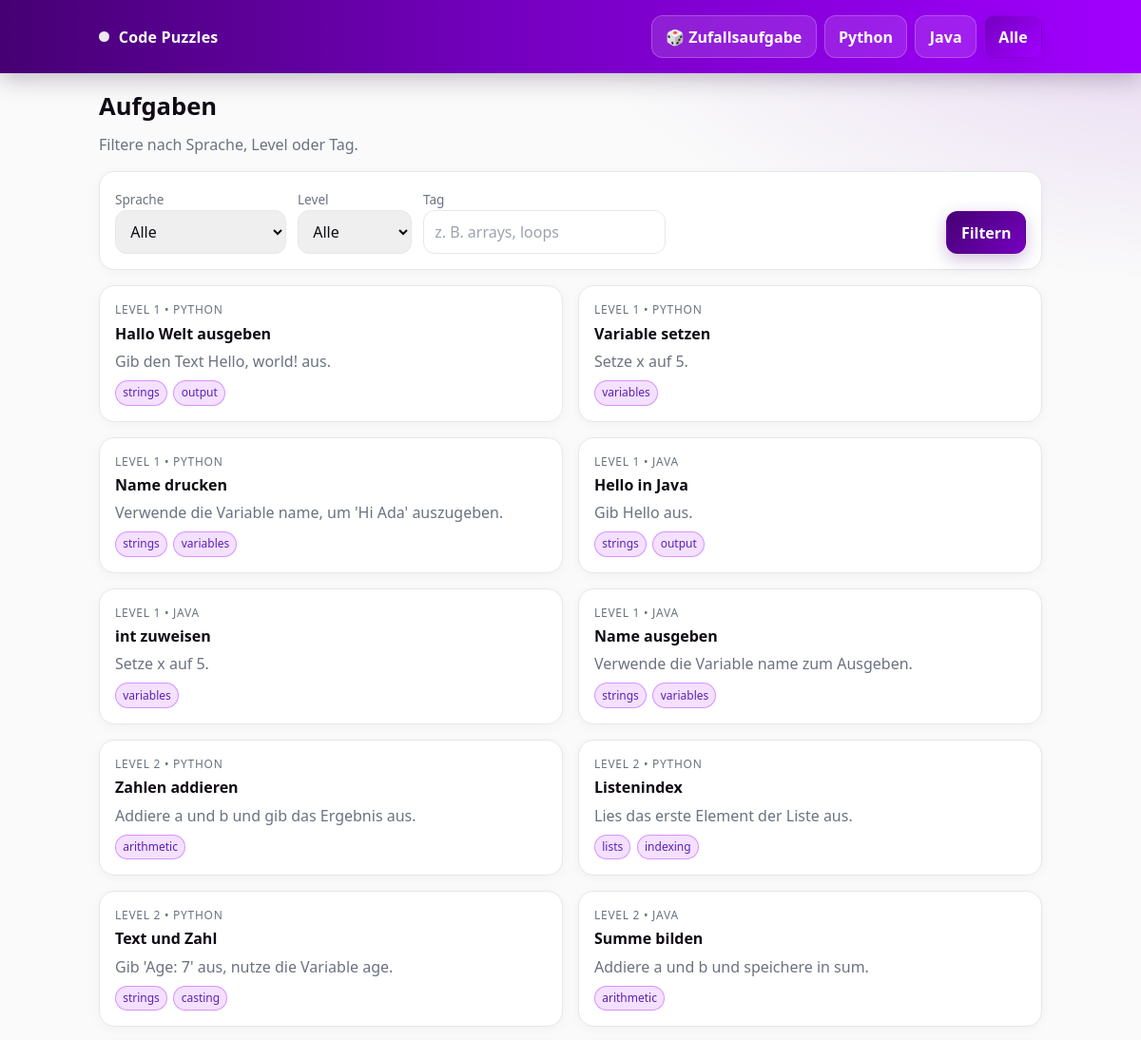
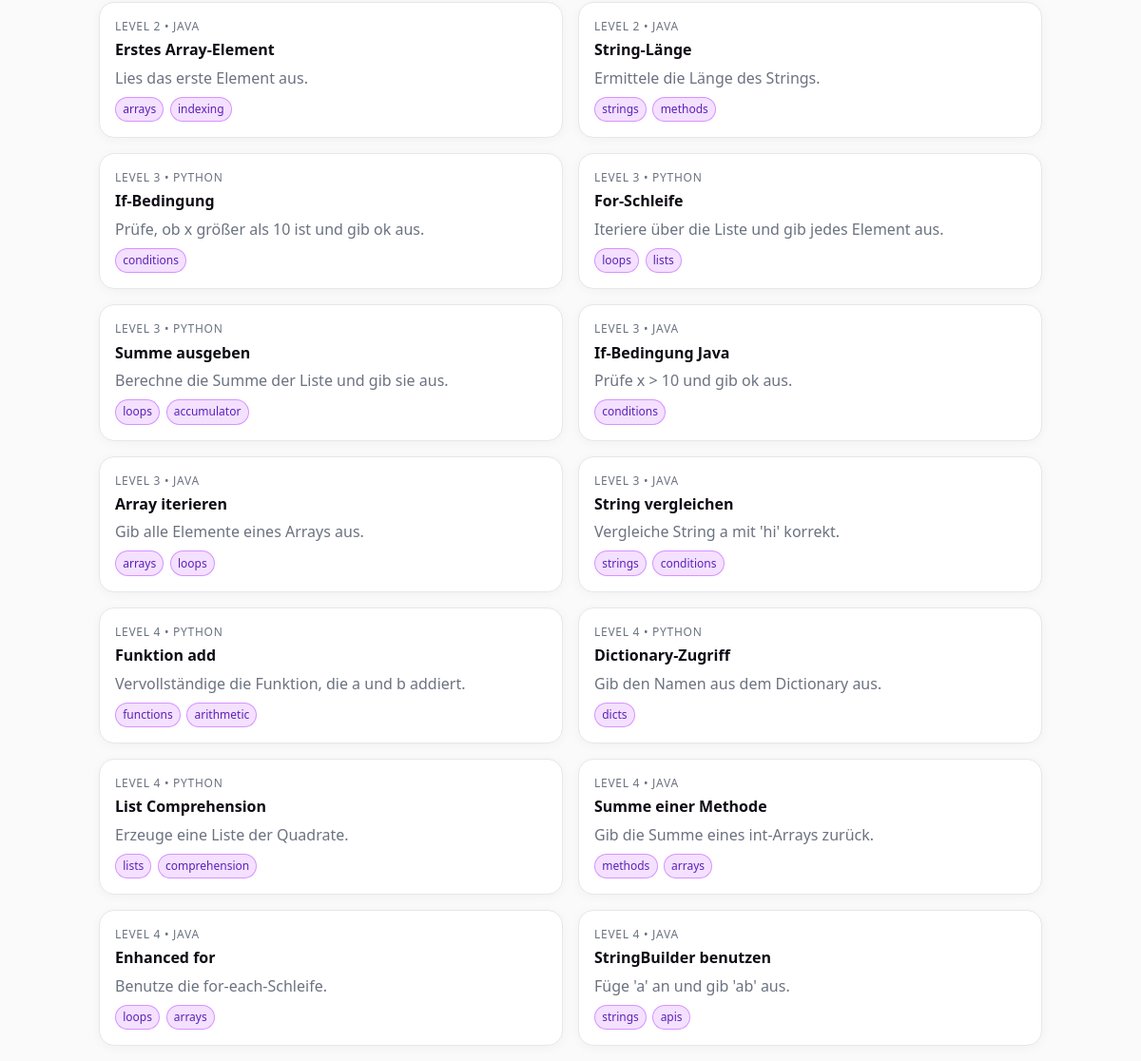
The page / on the database its author committed (2 pictures, top to bottom).
### models.py (models this page shows)
class Snippet(db.Model):
    __tablename__ = "snippets"
    id = db.Column(db.Integer, primary_key=True)
    title = db.Column(db.String(160), nullable=False)
    language = db.Column(db.String(16), nullable=False)  # "python" | "java"
    level = db.Column(db.Integer, nullable=False)         # 1..4
    prompt = db.Column(db.Text, nullable=False)
    code_template = db.Column(db.Text, nullable=False)    # mit {{1}}, {{2}} ...
    solution = db.Column(JSON, nullable=False)            # z. B. ["x", "print(\"ok\")"]
    accepted = db.Column(JSON, nullable=True)             # optionale Alternativen pro Lücke: [ ["x"], ["print('ok')","re:^print\\(.+\\)$"] ]
    blocks = db.Column(JSON, nullable=True)               # Bausteine (Buttons)
    tips = db.Column(JSON, nullable=True)                 # Hinweise
    tags = db.Column(JSON, nullable=True)                 # ["strings","loops"]
    __table_args__ = (
        CheckConstraint("level >= 1 AND level <= 4", name="level_range"),
    )

### app.py (the view)
    @app.route("/")
    def index():
        lang = request.args.get("language")
        level = request.args.get("level", type=int)
        tag = request.args.get("tag")
        q = Snippet.query
        if lang:
            q = q.filter_by(language=lang)
        if level:
            q = q.filter_by(level=level)
        if tag:
            q = q.filter(Snippet.tags.like(f'%"{tag}"%'))
        snippets = q.order_by(Snippet.level.asc(), Snippet.id.asc()).all()
        return render_template("index.html", snippets=snippets, lang=lang, level=level, tag=tag)

### templates/index.html (shortened to what this page needs)
{% extends "base.html" %}
{% block content %}
<h1 style="font-size:1.6rem; font-weight:700; margin-bottom:.5rem;">Aufgaben</h1>
<p class="text-muted" style="margin-bottom:1rem;">Filtere nach Sprache, Level oder Tag.</p>
<form method="get" class="card" style="display:flex; gap:.75rem; flex-wrap:wrap; align-items:flex-end; margin-bottom:1rem;">
  <div>
    <label class="text-muted" style="font-size:.85rem;">Sprache</label><br>
    <select name="language" class="field" style="min-width:180px">
      <option value="">Alle</option>
    </select>
  </div>
  <div>
    <label class="text-muted" style="font-size:.85rem;">Level</label><br>
    <select name="level" class="field" style="min-width:120px">
      <option value="">Alle</option>
    </select>
  </div>
  <div>
    <label class="text-muted" style="font-size:.85rem;">Tag</label><br>
    <input name="tag" value="{{ tag or '' }}" class="field" placeholder="z. B. arrays, loops" style="min-width:220px"/>
  </div>
  <div style="margin-left:auto">
    <button class="btn btn-dark" type="submit">Filtern</button>
  </div>
</form>
<div class="grid grid-2">
  {% for s in snippets %}
  <a href="{{ url_for('snippet_view', sid=s.id) }}" class="card" style="text-decoration:none;color:inherit;">
    <div class="text-muted" style="font-size:.75rem; text-transform:uppercase; letter-spacing:.06em;">
      Level {{ s.level }} • {{ s.language|capitalize }}
    </div>
    <div style="font-weight:700; margin-top:.2rem;">{{ s.title }}</div>
    <p class="text-muted line-clamp-2" style="margin-top:.35rem;">{{ s.prompt }}</p>
    {% if s.tags %}
      <div style="margin-top:.5rem; display:flex; gap:.4rem; flex-wrap:wrap;">
        {% for t in s.tags %}
          <span class="tag">{{ t }}</span>
        {% endfor %}
      </div>
    {% endif %}
  </a>
  {% else %}
  <p>Keine Aufgaben gefunden.</p>
  {% endfor %}
</div>
{% endblock %}

### templates/base.html (shortened to what this page needs)
<!doctype html>
<html lang="de">
<head>
  <script src="https://cdn.tailwindcss.com"></script>
  <link rel="stylesheet" href="{{ url_for('static', filename='styles.css') }}">
</head>
<body>
  <header class="site-header">
    <div class="container" style="display:flex;align-items:center;justify-content:space-between;gap:1rem;">
      <a href="{{ url_for('index') }}" class="brand">
        <span class="dot"></span> <span>Code Puzzles</span>
      </a>
      <nav style="display:flex;gap:.5rem;flex-wrap:wrap;">
        <a class="btn btn-ghost" href="{{ url_for('random_snippet') }}">🎲 Zufallsaufgabe</a>
        <a class="btn btn-ghost" href="{{ url_for('index') }}?language=python">Python</a>
        <a class="btn btn-ghost" href="{{ url_for('index') }}?language=java">Java</a>
        <a class="btn btn-primary" href="{{ url_for('index') }}">Alle</a>
      </nav>
    </div>
  </header>
  <main class="container">
    {% block content %}{% endblock %}
  </main>
</body>
</html>

### static/styles.css (style rules this page uses)
:root { --c-dark:#460073; --c-mid:#7500C0; --c-light:#A100FF; --c-text:#0f0b14; --c-muted:#6b7280; --c-border:#e5e7eb; --c-white:#ffffff; --shadow:0 10px 25px rgba(161,0,255,0.15); }
* { box-sizing:border-box }
html,body { height:100% }
body { font-family: ui-sans-serif, system-ui, -apple-system, Segoe UI, Roboto, Inter, Helvetica, Arial, "Apple Color Emoji","Segoe UI Emoji"; color: var(--c-text); background: radial-gradient(1200px 500px at 10% -20%, rgba(70,0,115,.15), transparent 60%), radial-gradient(1200px 500px at 110% 0%, rgba(117,0,192,.15), transparent 60%), #fafafa; margin:0; }
.site-header { background: linear-gradient(90deg, var(--c-dark), var(--c-mid) 45%, var(--c-light)); color: var(--c-white); box-shadow: 0 6px 24px rgba(26,0,38,.25); }
.site-header a { color: var(--c-white); text-decoration:none; }
.brand { font-weight:700; letter-spacing:.2px; display:inline-flex; align-items:center; gap:.6rem; }
.brand .dot { width:.7rem; height:.7rem; border-radius:999px; display:inline-block; background:var(--c-white); opacity:.9; }
.container { max-width: 1100px; margin: 0 auto; padding: 1rem; }
.grid { display:grid; gap:1rem; }
.grid-2 { grid-template-columns: repeat(2, minmax(0,1fr)); }
.card { background: var(--c-white); border: 1px solid var(--c-border); border-radius: 16px; padding: 1rem; box-shadow: 0 2px 12px rgba(17,24,39,.04); transition: transform .18s ease, box-shadow .18s ease, border-color .18s ease; }
.btn { display:inline-flex; align-items:center; gap:.5rem; padding:.6rem .9rem; border-radius:12px; border:1px solid transparent; font-weight:600; cursor:pointer; text-decoration:none; transition: transform .12s ease, box-shadow .12s ease, background .12s ease, border-color .12s ease; }
.btn-primary { color:#fff; background: linear-gradient(135deg, var(--c-mid), var(--c-light)); box-shadow: 0 6px 18px rgba(117,0,192,.28); }
.btn-ghost { color: #fff; background: rgba(255,255,255,.12); border-color: rgba(255,255,255,.22); }
.btn-dark { color:#fff; background: linear-gradient(135deg, var(--c-dark), var(--c-mid)); box-shadow: 0 6px 18px rgba(70,0,115,.25); }
.field { width:100%; border:1px solid var(--c-border); border-radius:12px; padding:.65rem .7rem; font-size:16px; outline:none; transition: border-color .12s ease, box-shadow .12s ease; }
.tag { display:inline-block; font-size:.75rem; color:#5b21b6; background: rgba(161,0,255,.12); border:1px solid rgba(161,0,255,.35); padding:.2rem .45rem; border-radius:999px; }
.text-muted { color: var(--c-muted); }
.line-clamp-2 { display:-webkit-box; -webkit-line-clamp:2; -webkit-box-orient: vertical; overflow: hidden; }

### rows shown on the page
Snippet: level "1", language "PYTHON", title "Hallo Welt ausgeben", prompt "Gib den Text Hello, world! aus.", tags "strings" "output"
Snippet: level "1", language "PYTHON", title "Variable setzen", prompt "Setze x auf 5.", tags "variables"
Snippet: level "1", language "PYTHON", title "Name drucken", prompt "Verwende die Variable name, um 'Hi Ada' auszugeben.", tags "strings" "variables"
Snippet: level "1", language "JAVA", title "Hello in Java", prompt "Gib Hello aus.", tags "strings" "output"
Snippet: level "1", language "JAVA", title "int zuweisen", prompt "Setze x auf 5.", tags "variables"
Snippet: level "1", language "JAVA", title "Name ausgeben", prompt "Verwende die Variable name zum Ausgeben.", tags "strings" "variables"
Snippet: level "2", language "PYTHON", title "Zahlen addieren", prompt "Addiere a und b und gib das Ergebnis aus.", tags "arithmetic"
Snippet: level "2", language "PYTHON", title "Listenindex", prompt "Lies das erste Element der Liste aus.", tags "lists" "indexing"
Snippet: level "2", language "PYTHON", title "Text und Zahl", prompt "Gib 'Age: 7' aus, nutze die Variable age.", tags "strings" "casting"
Snippet: level "2", language "JAVA", title "Summe bilden", prompt "Addiere a und b und speichere in sum.", tags "arithmetic"
Snippet: level "2", language "JAVA", title "Erstes Array-Element", prompt "Lies das erste Element aus.", tags "arrays" "indexing"
Snippet: level "2", language "JAVA", title "String-Länge", prompt "Ermittele die Länge des Strings.", tags "strings" "methods"
Snippet: level "3", language "PYTHON", title "If-Bedingung", prompt "Prüfe, ob x größer als 10 ist und gib ok aus.", tags "conditions"
Snippet: level "3", language "PYTHON", title "For-Schleife", prompt "Iteriere über die Liste und gib jedes Element aus.", tags "loops" "lists"
Snippet: level "3", language "PYTHON", title "Summe ausgeben", prompt "Berechne die Summe der Liste und gib sie aus.", tags "loops" "accumulator"
Snippet: level "3", language "JAVA", title "If-Bedingung Java", prompt "Prüfe x > 10 und gib ok aus.", tags "conditions"
Snippet: level "3", language "JAVA", title "Array iterieren", prompt "Gib alle Elemente eines Arrays aus.", tags "arrays" "loops"
Snippet: level "3", language "JAVA", title "String vergleichen", prompt "Vergleiche String a mit 'hi' korrekt.", tags "strings" "conditions"
Snippet: level "4", language "PYTHON", title "Funktion add", prompt "Vervollständige die Funktion, die a und b addiert.", tags "functions" "arithmetic"
Snippet: level "4", language "PYTHON", title "Dictionary-Zugriff", prompt "Gib den Namen aus dem Dictionary aus.", tags "dicts"
Snippet: level "4", language "PYTHON", title "List Comprehension", prompt "Erzeuge eine Liste der Quadrate.", tags "lists" "comprehension"
Snippet: level "4", language "JAVA", title "Summe einer Methode", prompt "Gib die Summe eines int-Arrays zurück.", tags "methods" "arrays"
Snippet: level "4", language "JAVA", title "Enhanced for", prompt "Benutze die for-each-Schleife.", tags "loops" "arrays"
Snippet: level "4", language "JAVA", title "StringBuilder benutzen", prompt "Füge 'a' an und gib 'ab' aus.", tags "strings" "apis"
